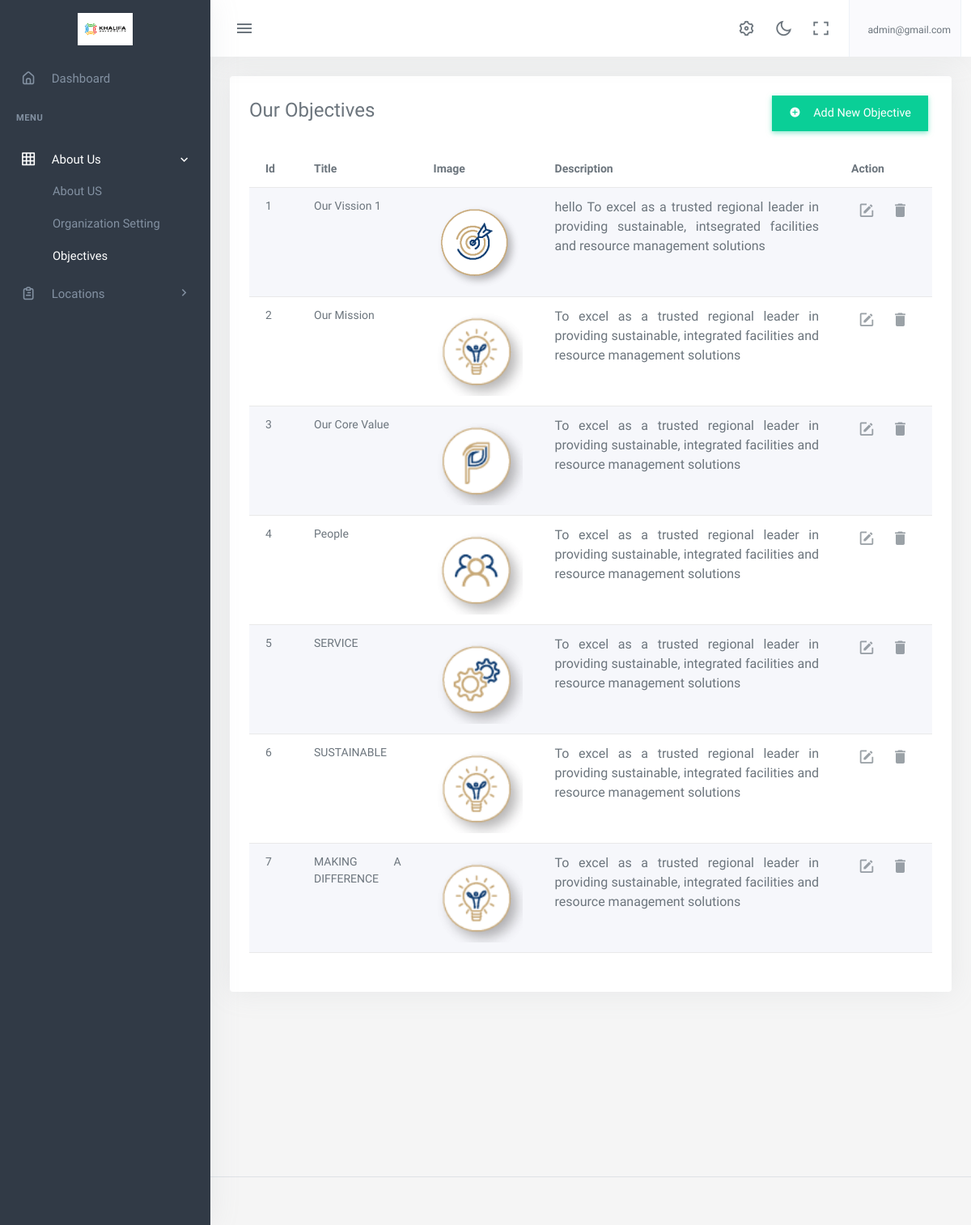
Before: /dashboard/about/objective (signed in) with the older database file.
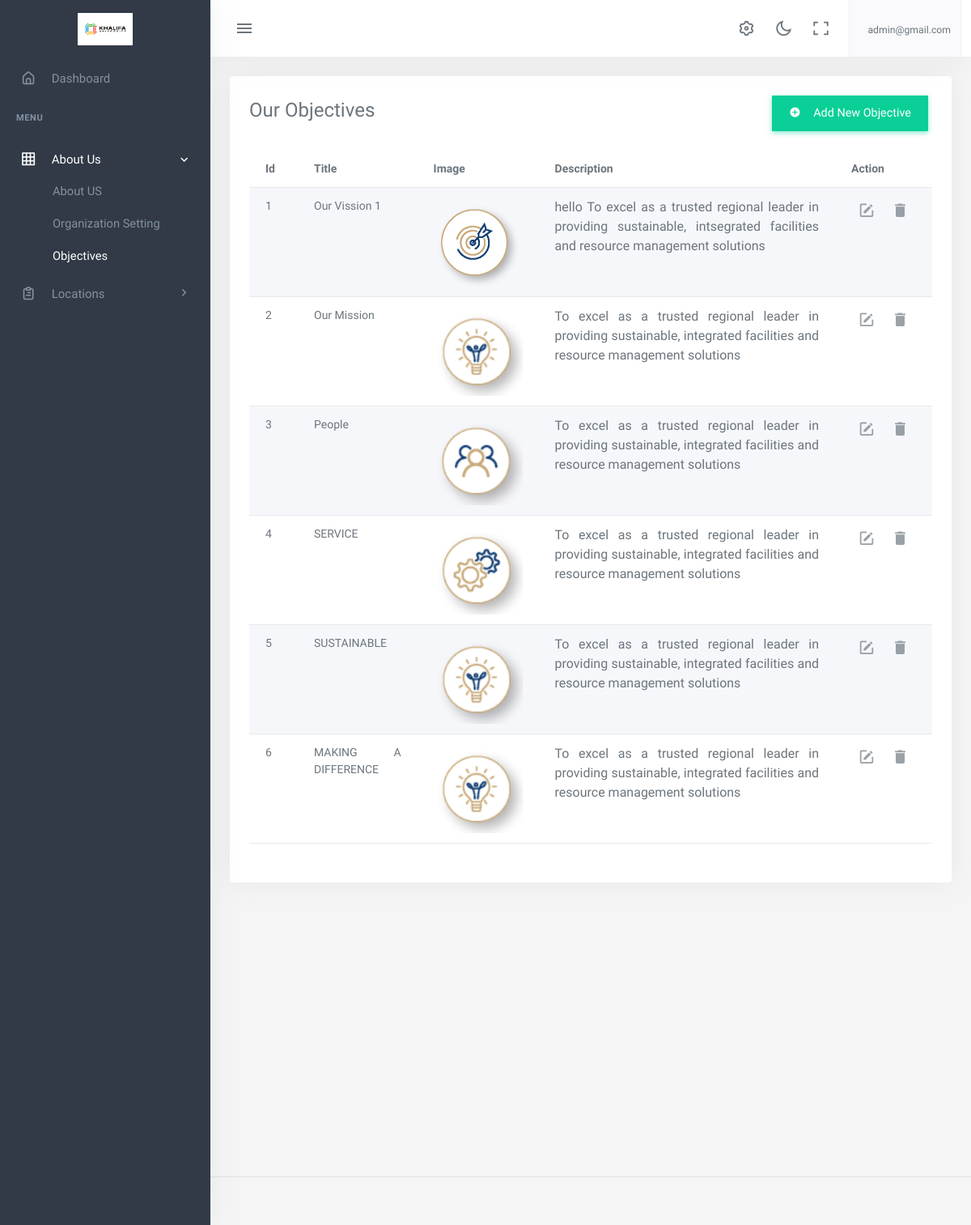
After: the same page with the newer database file.
### account/models.py (models this page shows, shortened)
class User(AbstractBaseUser,PermissionsMixin):
    email = models.EmailField(
        verbose_name='Email',
        max_length=255,
        unique=True,
    )
    name = models.CharField(max_length=200,null=True, blank=True)
    is_user = models.BooleanField(default=False)
    is_admin = models.BooleanField(default=False)
    phone_no = models.CharField(max_length=150,null=True, blank=True)
    avatar = models.ImageField(upload_to="avatarimage/", null=True, blank=True)
    created_at = models.DateTimeField(auto_now_add=True)
    updated_at = models.DateTimeField(auto_now=True)
    objects = UserManager()
    USERNAME_FIELD = 'email'
    REQUIRED_FIELDS = []

### about/models.py (models this page shows, shortened)
class OrganizationSetting(models.Model):
    logo =models.ImageField(verbose_name='Organization Logo',upload_to='aboutus/')
    fav_icon = models.ImageField(verbose_name='Organization Fav Icon',upload_to='aboutus/')
    site_name = models.CharField(verbose_name='Organization Name',max_length=150)
    location = models.CharField(verbose_name='Organizaton Location', max_length=200)
    phone_number = models.CharField(verbose_name='Organization Phone Number',max_length=150)
    email = models.EmailField(verbose_name='Organization Email')
    fb_url = models.URLField(verbose_name='Facebook Page URL', null=True,blank=True)
    tw_url = models.URLField(verbose_name='Twitter URL', null=True,blank=True)
    insta_url = models.URLField(verbose_name='Instagram Page URL', null=True,blank=True)
    linkedin_url = models.URLField(verbose_name='Linkedin URL', null=True,blank=True)

class Objective(models.Model):
    title = models.CharField(verbose_name='Objective Title',max_length=150)
    image = models.ImageField(verbose_name='Objective Image',upload_to='aboutus/')
    descriptions = RichTextField(verbose_name='Descriptions')
    class Meta:
        ordering =['id']
        verbose_name = 'Our Objective'
        verbose_name_plural = "Our Objectives"

### app2/views.py (the view)
# urls.py: path('about/objective',ObjectivesListView.as_view(), name='objective'),
@method_decorator(login_required, name='dispatch')
class ObjectivesListView(generic.ListView):
    model = Objective
    template_name ='app2/objectivs.html'
    context_object_name ='objectives'

### app/context_processor.py (called while the page is built)
def solutions(request):
    solutions_data = Solutions.objects.all()
    context = {
        'solution_category': solutions_data
    }
    return context

def sectors(request):
    secots_all = Sector.objects.all()
    context = {
        'secotrs':secots_all
    }
    return context

def career_category(request):
    categories = Category.objects.all()
    return({
        'careers_categories':categories
    })

def organizationsetting(request):
    organization_setting = OrganizationSetting.objects.first()
    return ({
        'organization_settings': organization_setting
    })

def locations(request):
    all_office_locations = Office.objects.all()[:5]
    return({
        'office_locations':all_office_locations
    })

### app2/templates/app2/objectivs.html (shortened to what this page needs)
{% extends 'app2/base.html' %}
{% load static %}
{% block body %}
<div class="content-page">
    <div class="content">
        <div class="container-fluid">
            <div class="row pt-3">
                <div class="col-12">
                    <div class="card">
                        <div class="card-body">
                            <div class="row mb-2">
                                <div class="col-sm-6">
                                    <div class="fs-3">Our Objectives</div>
                                </div>
                                <div class="col-sm-6">
                                    <a href="{% url 'dashboard:objective_create' %}" class="btn btn-success mb-2 float-end rounded-0"><i class="mdi mdi-plus-circle me-2"></i> Add New Objective</a>
                                </div>
                            </div>
                            <div class="tab-content ">
                                <table id="datatable-buttons" class="table table-striped dt-responsive nowrap w-100 ">
                                    <thead>
                                        <tr>
                                            <th >Id</th>
                                            <th>Title</th>
                                            <th>Image</th>
                                            <th>Description</th>
                                            <th style="width: 120px;">Action</th>
                                        </tr>
                                    </thead>
                                    <tbody>
                                    {%for objective in objectives%}
                                    <tr>
                                        <td>
                                            {{forloop.counter}}
                                        </td>
                                        <td style="width:auto; text-align:justify;">
                                            {{objective.title}}
                                        </td>
                                        <td>
                                            <div class="image-gallery" style="width:auto">
                                                <img class="thumbnail" src="{{objective.image.url}}" style="height: 200px; width: auto;" alt="Thumbnail Image">
                                            </div>
                                        </td>
                                        <td style="width:auto; text-align:justify;">
                                            {{objective.descriptions|safe}}
                                        </td>
                                        <td>
                                            <a href="{% url 'dashboard:objective_detail' objective.id %}" class="action-icon"> <i class="mdi mdi-square-edit-outline"></i></a>
                                            <a href="{% url 'dashboard:objective_delete' objective.id %}" class="action-icon"> <i class="mdi mdi-delete"></i></a>
                                        </td>
                                    </tr>
                                    {%endfor%}
                                    </tbody>
                                </table>
                            </div>
                        </div>
                    </div>
                </div>
            </div>
        </div>
    </div>
</div>
{%endblock%}

### app2/templates/app2/base.html (shortened to what this page needs)
{% load static %}
<!DOCTYPE html>
<html lang="en">
    <head>
        <link rel="stylesheet" href="{% static 'app2/assets/vendor/jquery-toast-plugin/jquery.toast.min.css'%}">
        <link href="{% static 'app2/assets/css/app-saas.min.css'%}" rel="stylesheet" type="text/css" id="app-style" />
        <link href="{% static 'app2/assets/css/icons.min.css'%}" rel="stylesheet" type="text/css" />
        <link href="{% static 'app2/assets/vendor/bootstrap-datepicker/css/bootstrap-datepicker.min.css'%}" rel="stylesheet" type="text/css" />
        <link href="{% static 'app2/assets/vendor/select2/css/select2.min.css'%}" rel="stylesheet" type="text/css" />
        <link href="{% static 'app2/assets/vendor/datatables.net-bs5/css/dataTables.bootstrap5.min.css'%}" rel="stylesheet" type="text/css" />
        <link href="{% static 'app2/assets/vendor/datatables.net-responsive-bs5/css/responsive.bootstrap5.min.css'%}" rel="stylesheet" type="text/css" />
        <link href="{% static 'app2/assets/css/app-saas.min.css'%}" rel="stylesheet" type="text/css" id="app-style" />
        <link href="{% static 'app2/assets/css/icons.min.css'%}" rel="stylesheet" type="text/css" />
        <link href="https://cdn.jsdelivr.net/npm/summernote@0.8.16/dist/summernote-lite.min.css" rel="stylesheet">
    </head>
    <link rel="stylesheet" href="https://maxcdn.bootstrapcdn.com/font-awesome/4.7.0/css/font-awesome.min.css">
    <body>
        <div class="wrapper">
            <div class="navbar-custom">
                <div class="topbar container-fluid justify-content-between">
                    <div class="d-flex align-items-center  gap-lg-2 gap-1">
                        <button class="button-toggle-menu sm:float-end">
                            <i class="mdi mdi-menu"></i>
                        </button>
                    </div>
                    <ul class="topbar-menu d-flex align-items-center gap-3">
                        <li class="d-none d-sm-inline-block">
                            <a class="nav-link" data-bs-toggle="offcanvas" href="#theme-settings-offcanvas">
                                <i class="ri-settings-3-line font-22"></i>
                            </a>
                        </li>
                        <li class="d-none d-sm-inline-block">
                            <div class="nav-link" id="light-dark-mode" data-bs-toggle="tooltip" data-bs-placement="left" title="Theme Mode">
                                <i class="ri-moon-line font-22"></i>
                            </div>
                        </li>
                        <li class="d-none d-md-inline-block">
                            <a class="nav-link" href="#" data-toggle="fullscreen">
                                <i class="ri-fullscreen-line font-22"></i>
                            </a>
                        </li>
                        <li class="dropdown">
                            <a class="nav-link dropdown-toggle arrow-none nav-user px-2" data-bs-toggle="dropdown" href="#" role="button" aria-haspopup="false" aria-expanded="false">
                                <span class="d-lg-flex flex-column gap-1 d-none">
                                    <h6 class="my-0 fw-normal">{{request.user.email}}</h6>
                                </span>
                            </a>
                        </li>
                    </ul>
                </div>
            </div>
            <div class="leftside-menu">
                <a href="{% url 'dashboard:index' %}" class="logo logo-light">
                    <span class="logo-lg">
                        <img src="{{organization_settings.logo.url}}" alt="logo" style="height: 40px;">
                    </span>
                </a>
                <div class="h-100" id="leftside-menu-container" data-simplebar>
                    <ul class="side-nav">
                        <li class="side-nav-item">
                            <a href="{% url 'dashboard:index' %}" class="side-nav-link">
                                <i class="uil-home-alt"></i>
                                <span> Dashboard </span>
                            </a>
                        </li>
                        <li class="side-nav-title">Menu</li>
                        <li class="side-nav-item">
                            <a data-bs-toggle="collapse" href="#sidebarPages2" aria-expanded="false" aria-controls="sidebarPages" class="side-nav-link">
                                <i class="uil-table"></i>
                                <span> About Us </span>
                                <span class="menu-arrow"></span>
                            </a>
                            <div class="collapse" id="sidebarPages2">
                                <ul class="side-nav-second-level">
                                    <li>
                                        <a href="{% url 'dashboard:about' %}">About US</a>
                                    </li>
                                    <li>
                                        <a href="{% url 'dashboard:organizations_setting' %}">Organization Setting</a>
                                    </li>
                                    <li>
                                        <a href="{% url 'dashboard:objective' %}">Objectives</a>
                                    </li>
                                </ul>
                            </div>
                        </li>
                        <li class="side-nav-item">
                            <a data-bs-toggle="collapse" href="#sidebarPages" aria-expanded="false" aria-controls="sidebarPages" class="side-nav-link">
                                <i class="uil-clipboard-alt"></i>
                                <span> Locations </span>
                                <span class="menu-arrow"></span>
                            </a>
                        </li>
                    </ul>
                </div>
            </div>
  {% block body %}
  {% endblock  %}
        <footer class="footer">
            <div class="container-fluid">
                <div class="row">
                    <div class="col-md-6">
                    </div>
                    <div class="col-md-6">
                    </div>
                </div>
            </div>
        </footer>
    </div>
                        </body>
                        </html>

### app2/templates/app2/base.html (style rules this page uses)
p { font-size: 16px; margin-bottom: 20px; }
.btn { margin: 0 5px; padding: 10px 20px; border-radius: 5px; cursor: pointer; }

Changed rows visible on the page:
removed Objective: title "Our Core Value", image (picture), descriptions "To excel as a trusted regional leader in providing sustainable, integrated facilities and resource management solutions"
